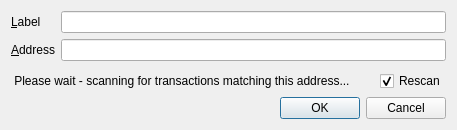
<?xml version="1.0" encoding="UTF-8"?>
<ui version="4.0">
 <class>EditAddressDialog</class>
 <widget class="QDialog" name="EditAddressDialog">
  <property name="geometry">
   <rect>
    <x>0</x>
    <y>0</y>
    <width>457</width>
    <height>130</height>
   </rect>
  </property>
  <property name="windowTitle">
   <string>Edit Address</string>
  </property>
  <layout class="QVBoxLayout" name="verticalLayout">
   <item>
    <layout class="QFormLayout" name="formLayout">
     <property name="fieldGrowthPolicy">
      <enum>QFormLayout::AllNonFixedFieldsGrow</enum>
     </property>
     <item row="0" column="0">
      <widget class="QLabel" name="label">
       <property name="text">
        <string>&amp;Label</string>
       </property>
       <property name="buddy">
        <cstring>labelEdit</cstring>
       </property>
      </widget>
     </item>
     <item row="0" column="1">
      <widget class="QLineEdit" name="labelEdit">
       <property name="toolTip">
        <string>The label associated with this address list entry</string>
       </property>
      </widget>
     </item>
     <item row="1" column="0">
      <widget class="QLabel" name="label_2">
       <property name="text">
        <string>&amp;Address</string>
       </property>
       <property name="buddy">
        <cstring>addressEdit</cstring>
       </property>
      </widget>
     </item>
     <item row="1" column="1">
      <widget class="QValidatedLineEdit" name="addressEdit">
       <property name="toolTip">
        <string>The address associated with this address list entry. This can only be modified for sending addresses.</string>
       </property>
      </widget>
     </item>
    </layout>
   </item>
   <item>
    <layout class="QHBoxLayout" name="horizontalLayout">
     <item>
      <widget class="QLabel" name="label_3">
       <property name="maximumSize">
        <size>
         <width>439</width>
         <height>16777215</height>
        </size>
       </property>
       <property name="text">
        <string> Please wait - scanning for transactions matching this address...</string>
       </property>
      </widget>
     </item>
     <item alignment="Qt::AlignRight">
      <widget class="QCheckBox" name="rescanCheckBox">
       <property name="text">
        <string>Rescan</string>
       </property>
       <property name="checked">
        <bool>true</bool>
       </property>
      </widget>
     </item>
    </layout>
   </item>
   <item>
    <widget class="QDialogButtonBox" name="buttonBox">
     <property name="orientation">
      <enum>Qt::Horizontal</enum>
     </property>
     <property name="standardButtons">
      <set>QDialogButtonBox::Cancel|QDialogButtonBox::Ok</set>
     </property>
    </widget>
   </item>
  </layout>
 </widget>
 <customwidgets>
  <customwidget>
   <class>QValidatedLineEdit</class>
   <extends>QLineEdit</extends>
   <header>qvalidatedlineedit.h</header>
  </customwidget>
 </customwidgets>
 <resources/>
 <connections>
  <connection>
   <sender>buttonBox</sender>
   <signal>accepted()</signal>
   <receiver>EditAddressDialog</receiver>
   <slot>accept()</slot>
   <hints>
    <hint type="sourcelabel">
     <x>20</x>
     <y>20</y>
    </hint>
    <hint type="destinationlabel">
     <x>20</x>
     <y>20</y>
    </hint>
   </hints>
  </connection>
  <connection>
   <sender>buttonBox</sender>
   <signal>rejected()</signal>
   <receiver>EditAddressDialog</receiver>
   <slot>reject()</slot>
   <hints>
    <hint type="sourcelabel">
     <x>20</x>
     <y>20</y>
    </hint>
    <hint type="destinationlabel">
     <x>20</x>
     <y>20</y>
    </hint>
   </hints>
  </connection>
 </connections>
</ui>
